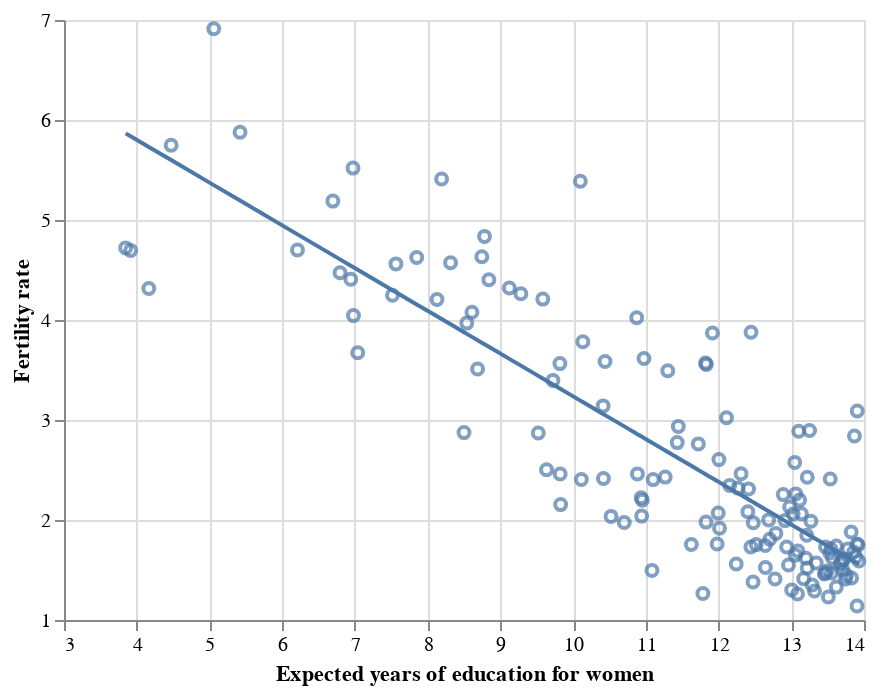

The notebook cell saved with this chart:
### Markdown cell above
#### (i) Construct a line plot of the fitted values against expected years of education.

Remember that the fitted values are stored as `fitted_slr` in the dataframe `reg_data` containing the actual data. 

Construct the line as `slr_line` and layer this on top of your plot `simple_scatter` from part 0 above.

### Code cell
# construct line plot
slr_line = alt.Chart(reg_data).mark_line().encode(
    y = 'fitted_slr',
    x = 'educ_expected_yrs_f')

# layer
simple_scatter + slr_line

### Figure 1 — Vega-Lite specification as saved in the notebook (floating-point values rounded to 4 significant figures; data arrays with more than 128 entries replaced by an {"elided": "..."} marker saying what was removed)
{"config": {"view": {"continuousWidth": 400, "continuousHeight": 300}}, "layer": [{"mark": "point", "encoding": {"x": {"type": "quantitative", "field": "educ_expected_yrs_f", "scale": {"zero": false}, "title": "Expected years of education for women"}, "y": {"type": "quantitative", "field": "fertility_total", "scale": {"zero": false}, "title": "Fertility rate"}}}, {"mark": "line", "encoding": {"x": {"type": "quantitative", "field": "educ_expected_yrs_f"}, "y": {"type": "quantitative", "field": "fitted_slr"}}}], "data": {"name": "data-09a282e029ea1bbebc21eb97e9114c07"}, "$schema": "https://vega.github.io/schema/vega-lite/v4.0.2.json", "datasets": {"data-09a282e029ea1bbebc21eb97e9114c07": {"elided": "139 records"}}}
